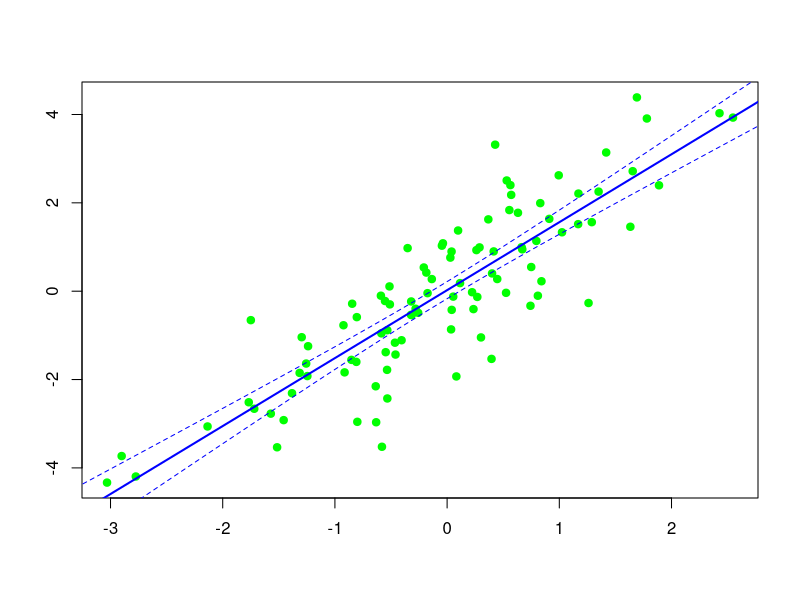

Here is the R script that generated this plot:
####################################################################################################
## File Name: Idealized_Regression.R
## Date Created: 10 October 2026
## Date Updated: 10 October 2026
## Author: Lowell West
## Assignment/Project: Regression Examples
## Purpose: Show the idealized version of regression
####################################################################################################

#### Preamble
set.seed(1885)


#### Bivariate regression
## Randomly generated independent variable, normal, mean 0, sd 1
x1 <- rnorm(100)
## Dependent variable with mean 2.5*x1 and sd 1
y1 <- 1.5*x1 + rnorm(100)
## Regression
m1 <- lm(y1~x1)
summary(m1)
## Plotting
# Plot
plot(x1,y1,pch=19,col="green",xlab="",ylab="")
# Regression line
abline(m1,lty=1,col="blue",lwd=2)
# Confidence interval
newx = seq(min(x1)-1,max(x1)+1,length.out=500)
conf_interval <- predict(m1, newdata=data.frame(x1=newx),interval='confidence',level=0.95)
lines(newx, conf_interval[,2], col="blue",lty=2)
lines(newx, conf_interval[,3], col="blue",lty=2)
